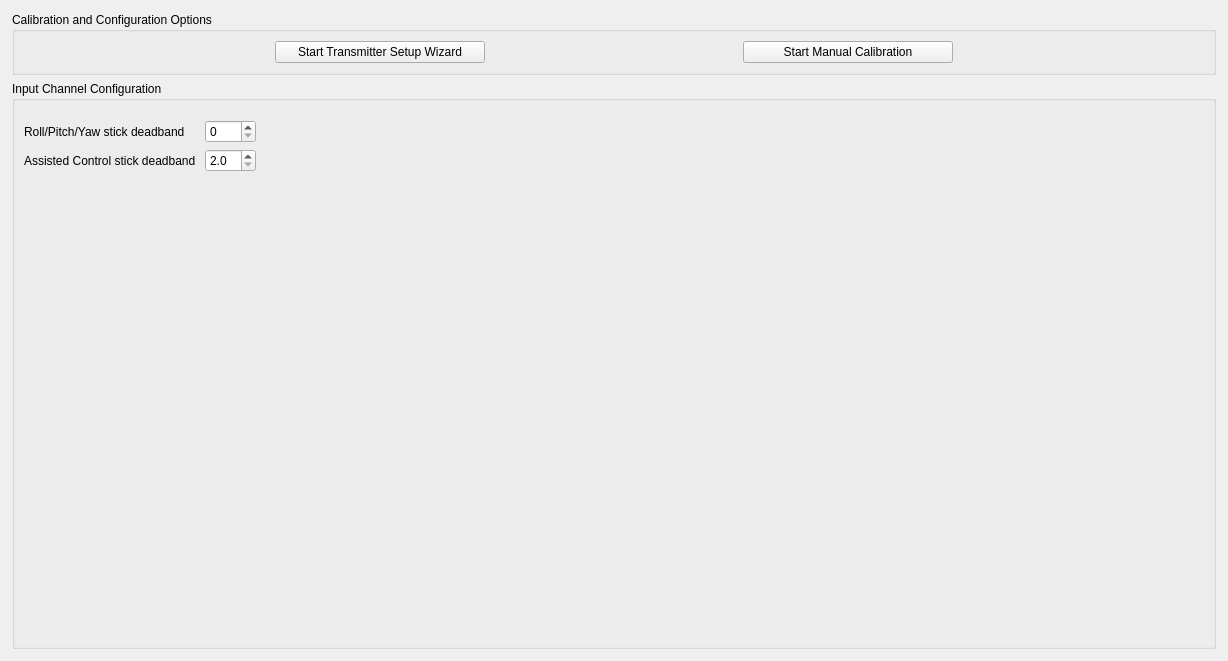
         <widget class="QWidget" name="scrollAreaWidgetContents">
          <property name="geometry">
           <rect>
            <x>0</x>
            <y>0</y>
            <width>1228</width>
            <height>661</height>
           </rect>
          </property>
          <layout class="QGridLayout" name="gridLayout">
           <property name="leftMargin">
            <number>12</number>
           </property>
           <property name="topMargin">
            <number>12</number>
           </property>
           <property name="rightMargin">
            <number>12</number>
           </property>
           <property name="bottomMargin">
            <number>12</number>
           </property>
           <property name="verticalSpacing">
            <number>6</number>
           </property>
           <item row="1" column="0">
            <widget class="QGroupBox" name="groupBox_5">
             <property name="title">
              <string>Input Channel Configuration</string>
             </property>
             <layout class="QVBoxLayout" name="verticalLayout_6">
              <property name="leftMargin">
               <number>9</number>
              </property>
              <property name="topMargin">
               <number>9</number>
              </property>
              <property name="rightMargin">
               <number>9</number>
              </property>
              <property name="bottomMargin">
               <number>9</number>
              </property>
              <item>
               <widget class="QStackedWidget" name="stackedWidget">
                <property name="currentIndex">
                 <number>0</number>
                </property>
                <widget class="QWidget" name="advancedPage">
                 <layout class="QVBoxLayout" name="verticalLayout_3">
                  <property name="leftMargin">
                   <number>0</number>
                  </property>
                  <property name="topMargin">
                   <number>0</number>
                  </property>
                  <property name="rightMargin">
                   <number>0</number>
                  </property>
                  <property name="bottomMargin">
                   <number>0</number>
                  </property>
                  <item>
                   <layout class="QGridLayout" name="channelLayout">
                    <property name="horizontalSpacing">
                     <number>12</number>
                    </property>
                   </layout>
                  </item>
                  <item>
                   <spacer name="verticalSpacer_3">
                    <property name="orientation">
                     <enum>Qt::Vertical</enum>
                    </property>
                    <property name="sizeType">
                     <enum>QSizePolicy::Preferred</enum>
                    </property>
                    <property name="sizeHint" stdset="0">
                     <size>
                      <width>20</width>
                      <height>10</height>
                     </size>
                    </property>
                   </spacer>
                  </item>
                  <item>
                   <layout class="QGridLayout" name="gridLayout_3">
                    <item row="0" column="3">
                     <spacer name="horizontalSpacer_3">
                      <property name="orientation">
                       <enum>Qt::Horizontal</enum>
                      </property>
                      <property name="sizeHint" stdset="0">
                       <size>
                        <width>40</width>
                        <height>20</height>
                       </size>
                      </property>
                     </spacer>
                    </item>
                    <item row="0" column="0">
                     <widget class="QLabel" name="labelDeadband">
                      <property name="text">
                       <string>Roll/Pitch/Yaw stick deadband</string>
                      </property>
                     </widget>
                    </item>
                    <item row="0" column="1">
                     <widget class="QDoubleSpinBox" name="deadband">
                      <property name="toolTip">
                       <string>Stick deadband in percents of full range (0-10), zero to disable</string>
                      </property>
                      <property name="decimals">
                       <number>0</number>
                      </property>
                      <property name="maximum">
                       <double>10.000000000000000</double>
                      </property>
                      <property name="singleStep">
                       <double>0.100000000000000</double>
                      </property>
                     </widget>
                    </item>
                    <item row="1" column="0">
                     <widget class="QLabel" name="labelAssistedControlDeadband">
                      <property name="text">
                       <string>Assisted Control stick deadband </string>
                      </property>
                     </widget>
                    </item>
                    <item row="1" column="1">
                     <widget class="QDoubleSpinBox" name="assistedControlDeadband">
                      <property name="toolTip">
                       <string>Assisted Control stick deadband in percents of full range (2-12) for use with GPSAssist. This can not be disabled.</string>
                      </property>
                      <property name="decimals">
                       <number>1</number>
                      </property>
                      <property name="minimum">
                       <double>2.000000000000000</double>
                      </property>
                      <property name="maximum">
                       <double>12.000000000000000</double>
                      </property>
                     </widget>
                    </item>
                   </layout>
                  </item>
                  <item>
                   <spacer name="verticalSpacer_2">
                    <property name="orientation">
                     <enum>Qt::Vertical</enum>
                    </property>
                    <property name="sizeHint" stdset="0">
                     <size>
                      <width>20</width>
                      <height>10</height>
                     </size>
                    </property>
                   </spacer>
                  </item>
                 </layout>
                </widget>
                <widget class="QWidget" name="wizard"/>
               </widget>
              </item>
             </layout>
            </widget>
           </item>
           <item row="0" column="0">
            <widget class="QGroupBox" name="groupBox_3">
             <property name="title">
              <string>Calibration and Configuration Options</string>
             </property>
             <layout class="QHBoxLayout" name="horizontalLayout_7">
              <item>
               <spacer name="horizontalSpacer_10">
                <property name="orientation">
                 <enum>Qt::Horizontal</enum>
                </property>
                <property name="sizeHint" stdset="0">
                 <size>
                  <width>40</width>
                  <height>20</height>
                 </size>
                </property>
               </spacer>
              </item>
              <item>
               <widget class="QPushButton" name="configurationWizard">
                <property name="sizePolicy">
                 <sizepolicy hsizetype="Minimum" vsizetype="Preferred">
                  <horstretch>0</horstretch>
                  <verstretch>0</verstretch>
                 </sizepolicy>
                </property>
                <property name="minimumSize">
                 <size>
                  <width>210</width>
                  <height>0</height>
                 </size>
                </property>
                <property name="text">
                 <string>Start Transmitter Setup Wizard</string>
                </property>
                <property name="checkable">
                 <bool>false</bool>
                </property>
                <property name="checked">
                 <bool>false</bool>
                </property>
                <property name="autoDefault">
                 <bool>false</bool>
                </property>
                <property name="default">
                 <bool>false</bool>
                </property>
                <property name="flat">
                 <bool>false</bool>
                </property>
               </widget>
              </item>
              <item>
               <spacer name="horizontalSpacer_7">
                <property name="orientation">
                 <enum>Qt::Horizontal</enum>
                </property>
                <property name="sizeHint" stdset="0">
                 <size>
                  <width>40</width>
                  <height>20</height>
                 </size>
                </property>
               </spacer>
              </item>
              <item>
               <widget class="QPushButton" name="runCalibration">
                <property name="enabled">
                 <bool>true</bool>
                </property>
                <property name="sizePolicy">
                 <sizepolicy hsizetype="Minimum" vsizetype="Preferred">
                  <horstretch>0</horstretch>
                  <verstretch>0</verstretch>
                 </sizepolicy>
                </property>
                <property name="minimumSize">
                 <size>
                  <width>210</width>
                  <height>0</height>
                 </size>
                </property>
                <property name="autoFillBackground">
                 <bool>false</bool>
                </property>
                <property name="text">
                 <string>Start Manual Calibration</string>
                </property>
                <property name="checkable">
                 <bool>true</bool>
                </property>
               </widget>
              </item>
              <item>
               <spacer name="horizontalSpacer_9">
                <property name="orientation">
                 <enum>Qt::Horizontal</enum>
                </property>
                <property name="sizeHint" stdset="0">
                 <size>
                  <width>40</width>
                  <height>20</height>
                 </size>
                </property>
               </spacer>
              </item>
             </layout>
            </widget>
           </item>
          </layout>
         </widget>
